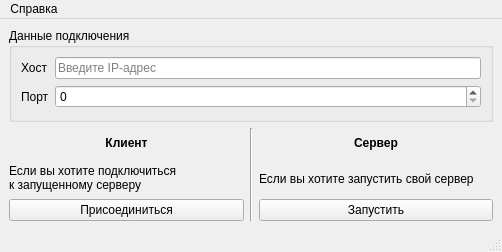
<?xml version="1.0" encoding="UTF-8"?>
<ui version="4.0">
 <class>MainWindow</class>
 <widget class="QMainWindow" name="MainWindow">
  <property name="geometry">
   <rect>
    <x>0</x>
    <y>0</y>
    <width>502</width>
    <height>252</height>
   </rect>
  </property>
  <property name="windowTitle">
   <string>Chatter</string>
  </property>
  <widget class="QWidget" name="centralwidget">
   <layout class="QGridLayout" name="gridLayout_2">
    <item row="0" column="0">
     <widget class="QGroupBox" name="groupBox">
      <property name="title">
       <string>Данные подключения</string>
      </property>
      <layout class="QGridLayout" name="gridLayout">
       <item row="0" column="0">
        <widget class="QLabel" name="label">
         <property name="text">
          <string>Хост</string>
         </property>
        </widget>
       </item>
       <item row="0" column="1">
        <widget class="QLineEdit" name="host">
         <property name="inputMask">
          <string/>
         </property>
         <property name="placeholderText">
          <string>Введите IP-адрес</string>
         </property>
        </widget>
       </item>
       <item row="1" column="0">
        <widget class="QLabel" name="label_2">
         <property name="text">
          <string>Порт</string>
         </property>
        </widget>
       </item>
       <item row="1" column="1">
        <widget class="QSpinBox" name="port">
         <property name="suffix">
          <string/>
         </property>
         <property name="prefix">
          <string/>
         </property>
        </widget>
       </item>
      </layout>
     </widget>
    </item>
    <item row="1" column="0">
     <layout class="QHBoxLayout" name="horizontalLayout">
      <item>
       <layout class="QVBoxLayout" name="verticalLayout">
        <item>
         <widget class="QLabel" name="label_3">
          <property name="text">
           <string>&lt;html&gt;&lt;head/&gt;&lt;body&gt;&lt;p&gt;&lt;span style=&quot; font-weight:600;&quot;&gt;Клиент&lt;/span&gt;&lt;/p&gt;&lt;/body&gt;&lt;/html&gt;</string>
          </property>
          <property name="alignment">
           <set>Qt::AlignCenter</set>
          </property>
         </widget>
        </item>
        <item>
         <widget class="QLabel" name="label_5">
          <property name="text">
           <string>&lt;html&gt;&lt;head/&gt;&lt;body&gt;&lt;p&gt;Если вы хотите подключиться&lt;br&gt;к запущенному серверу&lt;/p&gt;&lt;/body&gt;&lt;/html&gt;</string>
          </property>
         </widget>
        </item>
        <item>
         <widget class="QPushButton" name="connectToClient">
          <property name="text">
           <string>Присоединиться</string>
          </property>
         </widget>
        </item>
       </layout>
      </item>
      <item>
       <widget class="Line" name="line">
        <property name="orientation">
         <enum>Qt::Vertical</enum>
        </property>
       </widget>
      </item>
      <item>
       <layout class="QVBoxLayout" name="verticalLayout_2">
        <item>
         <widget class="QLabel" name="label_4">
          <property name="text">
           <string>&lt;html&gt;&lt;head/&gt;&lt;body&gt;&lt;p&gt;&lt;span style=&quot; font-weight:600;&quot;&gt;Сервер&lt;/span&gt;&lt;/p&gt;&lt;/body&gt;&lt;/html&gt;</string>
          </property>
          <property name="alignment">
           <set>Qt::AlignCenter</set>
          </property>
         </widget>
        </item>
        <item>
         <widget class="QLabel" name="label_6">
          <property name="text">
           <string>Если вы хотите запустить свой сервер</string>
          </property>
         </widget>
        </item>
        <item>
         <widget class="QPushButton" name="startServer">
          <property name="text">
           <string>Запустить</string>
          </property>
         </widget>
        </item>
       </layout>
      </item>
     </layout>
    </item>
   </layout>
  </widget>
  <widget class="QMenuBar" name="menubar">
   <property name="geometry">
    <rect>
     <x>0</x>
     <y>0</y>
     <width>502</width>
     <height>21</height>
    </rect>
   </property>
   <widget class="QMenu" name="menu">
    <property name="title">
     <string>Справка</string>
    </property>
    <addaction name="aboutQt"/>
    <addaction name="aboutApp"/>
   </widget>
   <addaction name="menu"/>
  </widget>
  <widget class="QStatusBar" name="statusbar"/>
  <action name="aboutQt">
   <property name="text">
    <string>О Qt</string>
   </property>
  </action>
  <action name="aboutApp">
   <property name="text">
    <string>О программе</string>
   </property>
  </action>
 </widget>
 <resources/>
 <connections/>
</ui>
